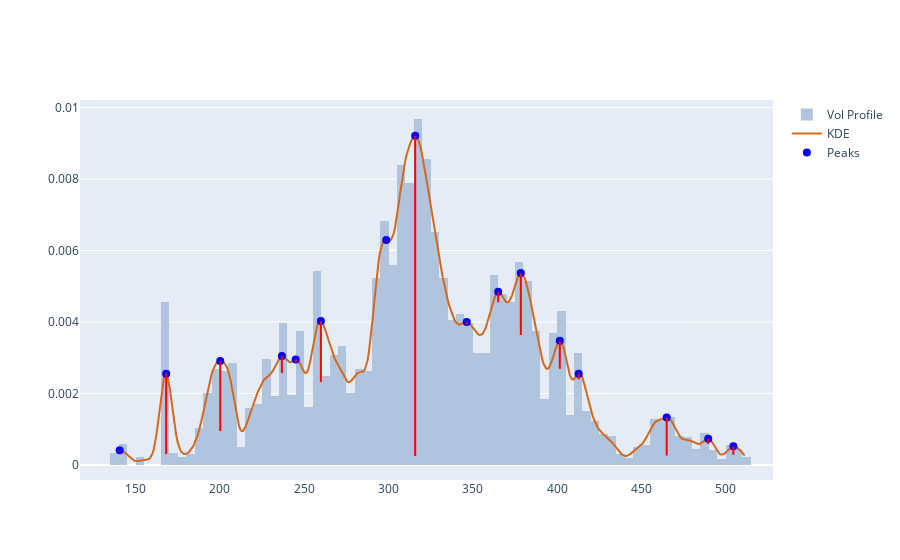

Notebook cell for this chart:
### Code cell
# Find peaks, peak_props
peaks, peak_props = signal.find_peaks(kdy, prominence=0.00001)

pkx = xr[peaks]
pky = kdy[peaks]

# Fig 
fig = get_dist_plot(lulu.Close, lulu.Volume, xr, kdy)

# Add peaks markers
fig.add_trace(go.Scatter(
    x=pkx, y=pky,
    mode="markers",
    name="Peaks",
    marker=dict(color="blue", size=8, symbol="circle")
))

# Draw vertical lines from the peaks downwards (prominence)
for x, y0, prom in zip(pkx, pky, peak_props["prominences"]):
    fig.add_shape(
        type="line",
        xref="x", yref="y",
        x0=x, x1=x,
        y0=y0, y1=y0 - prom,
        line=dict(color="red", width=2)
    )

fig.show()

### Figure 1 — Plotly figure (JSON) as saved in the notebook; plotly's stock layout.template omitted (floating-point values rounded to 4 significant figures; data arrays with more than 128 entries replaced by an {"elided": "..."} marker saying what was removed)
{"data": [{"histfunc": "sum", "histnorm": "probability density", "marker": {"color": "#B0C4DE"}, "name": "Vol Profile", "nbinsx": 150, "type": "histogram", "x": {"elided": "1428 float values"}, "y": {"elided": "1428 float values"}}, {"marker": {"color": "#D2691E"}, "mode": "lines", "name": "KDE", "type": "scatter", "x": {"elided": "500 float values"}, "y": {"elided": "500 float values"}}, {"marker": {"color": "blue", "size": 8, "symbol": "circle"}, "mode": "markers", "name": "Peaks", "type": "scatter", "x": [140.5, 168.1, 200.2, 236.7, 244.9, 259.9, 298.6, 315.8, 346.4, 365.1, 378.5, 401.6, 412.8, 465.0, 489.7, 504.6], "y": [0.000413, 0.002552, 0.002905, 0.003051, 0.002952, 0.004026, 0.006294, 0.009208, 0.004001, 0.004847, 0.005369, 0.003478, 0.002553, 0.001328, 0.0007326, 0.0005215]}], "layout": {"shapes": [{"line": {"color": "red", "width": 2}, "type": "line", "x0": 140.5, "x1": 140.5, "xref": "x", "y0": 0.000413, "y1": 0.0003839, "yref": "y"}, {"line": {"color": "red", "width": 2}, "type": "line", "x0": 168.1, "x1": 168.1, "xref": "x", "y0": 0.002552, "y1": 0.0003038, "yref": "y"}, {"line": {"color": "red", "width": 2}, "type": "line", "x0": 200.2, "x1": 200.2, "xref": "x", "y0": 0.002905, "y1": 0.0009484, "yref": "y"}, {"line": {"color": "red", "width": 2}, "type": "line", "x0": 236.7, "x1": 236.7, "xref": "x", "y0": 0.003051, "y1": 0.002569, "yref": "y"}, {"line": {"color": "red", "width": 2}, "type": "line", "x0": 244.9, "x1": 244.9, "xref": "x", "y0": 0.002952, "y1": 0.002875, "yref": "y"}, {"line": {"color": "red", "width": 2}, "type": "line", "x0": 259.9, "x1": 259.9, "xref": "x", "y0": 0.004026, "y1": 0.002318, "yref": "y"}, {"line": {"color": "red", "width": 2}, "type": "line", "x0": 298.6, "x1": 298.6, "xref": "x", "y0": 0.006294, "y1": 0.006277, "yref": "y"}, {"line": {"color": "red", "width": 2}, "type": "line", "x0": 315.8, "x1": 315.8, "xref": "x", "y0": 0.009208, "y1": 0.0002524, "yref": "y"}, {"line": {"color": "red", "width": 2}, "type": "line", "x0": 346.4, "x1": 346.4, "xref": "x", "y0": 0.004001, "y1": 0.003927, "yref": "y"}, {"line": {"color": "red", "width": 2}, "type": "line", "x0": 365.1, "x1": 365.1, "xref": "x", "y0": 0.004847, "y1": 0.004551, "yref": "y"}, {"line": {"color": "red", "width": 2}, "type": "line", "x0": 378.5, "x1": 378.5, "xref": "x", "y0": 0.005369, "y1": 0.003635, "yref": "y"}, {"line": {"color": "red", "width": 2}, "type": "line", "x0": 401.6, "x1": 401.6, "xref": "x", "y0": 0.003478, "y1": 0.00269, "yref": "y"}, {"line": {"color": "red", "width": 2}, "type": "line", "x0": 412.8, "x1": 412.8, "xref": "x", "y0": 0.002553, "y1": 0.002394, "yref": "y"}, {"line": {"color": "red", "width": 2}, "type": "line", "x0": 465.0, "x1": 465.0, "xref": "x", "y0": 0.001328, "y1": 0.0002636, "yref": "y"}, {"line": {"color": "red", "width": 2}, "type": "line", "x0": 489.7, "x1": 489.7, "xref": "x", "y0": 0.0007326, "y1": 0.0005855, "yref": "y"}, {"line": {"color": "red", "width": 2}, "type": "line", "x0": 504.6, "x1": 504.6, "xref": "x", "y0": 0.0005215, "y1": 0.0002878, "yref": "y"}]}}
